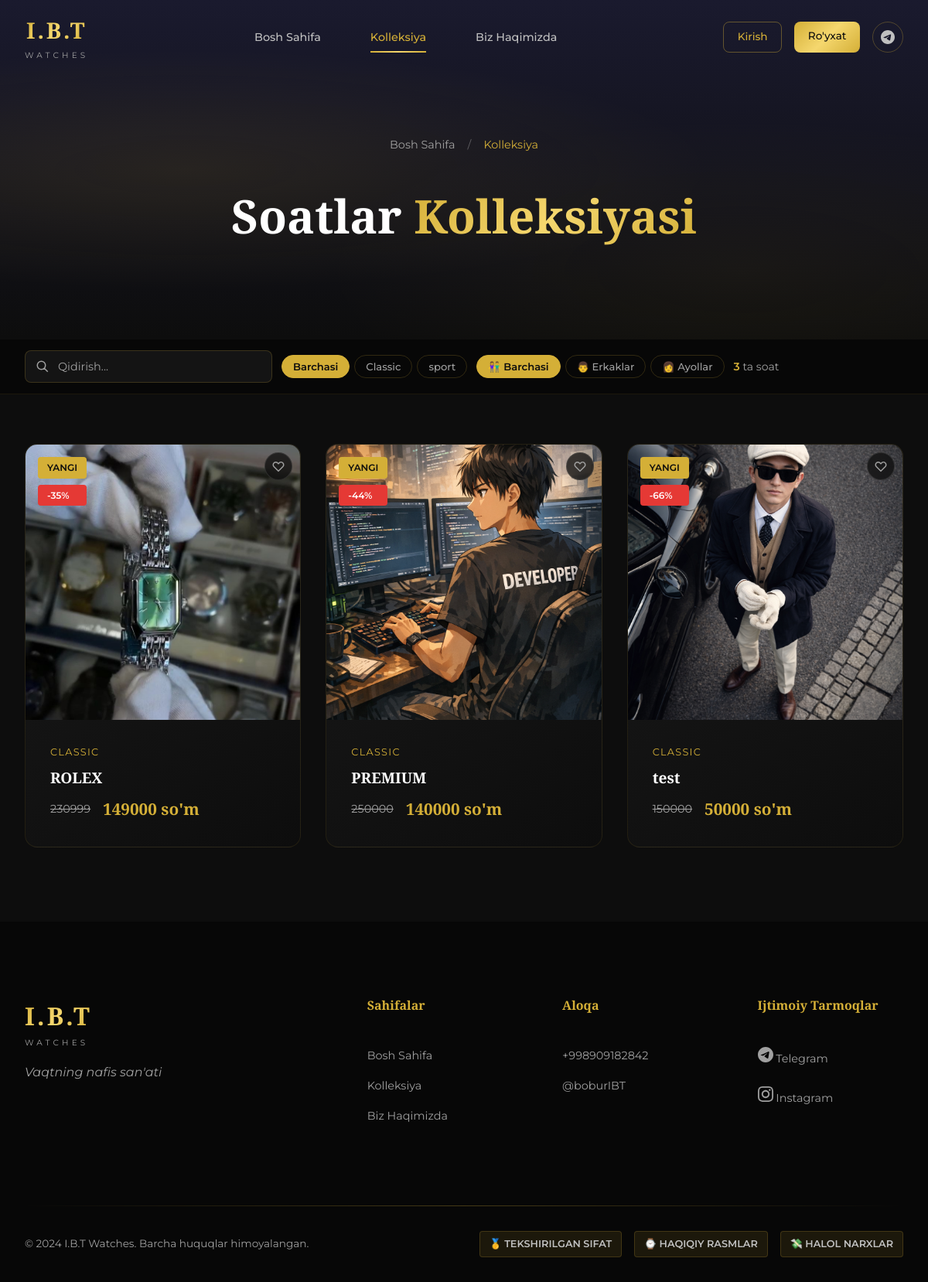
/watches/, run on the app's committed database.
### store/models.py (models this page shows, shortened)
class Category(models.Model):
    name = models.CharField(max_length=100, verbose_name="Kategoriya nomi")
    slug = models.SlugField(unique=True, blank=True, verbose_name="Slug")
    description = models.TextField(blank=True, verbose_name="Tavsif")
    image = models.ImageField(upload_to='categories/', blank=True, null=True, verbose_name="Rasm")
    is_active = models.BooleanField(default=True, verbose_name="Faol")
    order = models.PositiveIntegerField(default=0, verbose_name="Tartib")
    created_at = models.DateTimeField(auto_now_add=True)
    updated_at = models.DateTimeField(auto_now=True)
    class Meta:
        verbose_name = "Kategoriya"
        verbose_name_plural = "Kategoriyalar"
        ordering = ['order', 'name']

class Watch(models.Model):
    GENDER_CHOICES = [
        ('male', 'Erkaklar'),
        ('female', 'Ayollar'),
        ('unisex', 'Unisex'),
    ]
    CONDITION_CHOICES = [
        ('new', 'Yangi'),
        ('like_new', 'Yangiday'),
        ('good', 'Yaxshi'),
    ]
    name = models.CharField(max_length=200, verbose_name="Soat nomi")
    slug = models.SlugField(unique=True, blank=True, verbose_name="Slug")
    sku = models.CharField(max_length=50, unique=True, blank=True, null=True, verbose_name="SKU")
    category = models.ForeignKey(
        Category, on_delete=models.CASCADE,
        related_name='watches', verbose_name="Kategoriya"
    )
    brand = models.ForeignKey(
        Brand, on_delete=models.SET_NULL,
        related_name='watches', blank=True, null=True, verbose_name="Brend"
    )
    description = models.TextField(verbose_name="Tavsif")
    short_description = models.CharField(max_length=300, blank=True, verbose_name="Qisqa tavsif")
    price = models.DecimalField(max_digits=12, decimal_places=0, verbose_name="Narxi (so'm)")
    old_price = models.DecimalField(
        max_digits=12, decimal_places=0,
        blank=True, null=True, verbose_name="Eski narxi"
    )
    gender = models.CharField(max_length=10, choices=GENDER_CHOICES, default='unisex', verbose_name="Jinsi")
    condition = models.CharField(max_length=20, choices=CONDITION_CHOICES, default='new', verbose_name="Holati")
    image = models.ImageField(upload_to='watches/', verbose_name="Asosiy rasm")
    is_new = models.BooleanField(default=False, verbose_name="Yangi mahsulot")
    is_trending = models.BooleanField(default=False, verbose_name="Trendda")
    is_featured = models.BooleanField(default=False, verbose_name="Tanlangan")
    is_active = models.BooleanField(default=True, verbose_name="Faol")
    in_stock = models.BooleanField(default=True, verbose_name="Sotuvda bor")
    views_count = models.PositiveIntegerField(default=0, verbose_name="Ko'rishlar")
    created_at = models.DateTimeField(auto_now_add=True)
    updated_at = models.DateTimeField(auto_now=True)
    class Meta:
        verbose_name = "Soat"
        verbose_name_plural = "Soatlar"
        ordering = ['-created_at']
    @property
    def discount_percent(self):
        if self.old_price and self.old_price > self.price:
            discount = ((self.old_price - self.price) / self.old_price) * 100
            return int(discount)
        return None

class SiteSettings(models.Model):
    site_name = models.CharField(max_length=100, default="I.B.T Watches", verbose_name="Sayt nomi")
    site_description = models.TextField(blank=True, verbose_name="Sayt tavsifi")
    phone = models.CharField(max_length=20, default="+998909182842", verbose_name="Telefon")
    telegram_username = models.CharField(max_length=100, default="boburIBT", verbose_name="Telegram username")
    telegram_channel = models.CharField(max_length=100, default="IBTwatches", verbose_name="Telegram kanal")
    instagram_username = models.CharField(max_length=100, default="i.b.t_watches", verbose_name="Instagram")
    telegram_bot_token = models.CharField(max_length=200, blank=True, verbose_name="Bot Token")
    telegram_chat_id = models.CharField(max_length=50, blank=True, verbose_name="Chat ID")
    meta_title = models.CharField(max_length=200, blank=True, verbose_name="Meta Title")
    meta_description = models.TextField(blank=True, verbose_name="Meta Description")
    meta_keywords = models.CharField(max_length=500, blank=True, verbose_name="Meta Keywords")
    class Meta:
        verbose_name = "Sayt sozlamalari"
        verbose_name_plural = "Sayt sozlamalari"
    @classmethod
    def get_settings(cls):
        settings, created = cls.objects.get_or_create(pk=1)
        return settings

### store/views.py (the view)
# urls.py: path('watches/', views.all_watches, name='all_watches'),
def all_watches(request):
    watches = Watch.objects.filter(is_active=True).select_related('category', 'brand')
    search_query = request.GET.get('search', '').strip()
    if search_query:
        watches = watches.filter(
            Q(name__icontains=search_query) |
            Q(description__icontains=search_query) |
            Q(brand__name__icontains=search_query)
        )
    category_slug = request.GET.get('category', '')
    if category_slug:
        watches = watches.filter(category__slug=category_slug)
    gender = request.GET.get('gender', '')
    if gender in ['male', 'female', 'unisex']:
        watches = watches.filter(gender=gender)
    brand_slug = request.GET.get('brand', '')
    if brand_slug:
        watches = watches.filter(brand__slug=brand_slug)
    sort_by = request.GET.get('sort', '-created_at')
    valid_sorts = ['price', '-price', 'name', '-name', '-created_at', '-views_count']
    if sort_by in valid_sorts:
        watches = watches.order_by(sort_by)
    paginator = Paginator(watches, 12)
    page_obj = paginator.get_page(request.GET.get('page', 1))
    categories = Category.objects.filter(is_active=True)
    brands = Brand.objects.filter(is_active=True)
    context = {
        'watches': page_obj,
        'categories': categories,
        'brands': brands,
        'search_query': search_query,
        'current_category': category_slug,
        'current_gender': gender,
        'current_brand': brand_slug,
        'current_sort': sort_by,
    }
    return render(request, 'all_watches.html', context)

### store/context_processors.py (called while the page is built, shortened)
def site_settings(request):
    try:
        settings = SiteSettings.get_settings()
    except:
        settings = None
    categories = Category.objects.filter(is_active=True)
    user_favorites = set()
    return {
        'settings': settings,
        'categories': categories,
        'user_favorites': user_favorites,
    }

### templates/all_watches.html (shortened to what this page needs)
{% extends 'base.html' %}
{% load static %}
{% block content %}
<section class="page-hero">
    <div class="page-hero-bg"><div class="hero-gradient"></div></div>
    <div class="page-hero-content">
        <nav class="breadcrumb">
            <a href="{% url 'home' %}">Bosh Sahifa</a>
            <span class="separator">/</span>
            <span class="current">Kolleksiya</span>
        </nav>
        <h1 class="page-title">Soatlar <span class="accent">Kolleksiyasi</span></h1>
    </div>
</section>
<section class="filters-section" id="filtersSection">
    <div class="section-container">
        <div class="filters-wrapper desktop-filters">
            <div class="search-box">
                <input type="text" id="searchInput" placeholder="Qidirish..." value="{{ search_query }}">
            </div>
            <div class="filter-tabs">
                <button class="filter-btn {% if not current_category %}active{% endif %}" data-category="">Barchasi</button>
                {% for cat in categories %}
                <button class="filter-btn {% if current_category == cat.slug %}active{% endif %}" data-category="{{ cat.slug }}">{{ cat.name }}</button>
                {% endfor %}
            </div>
            <div class="gender-tabs">
                <button class="gender-btn {% if not current_gender %}active{% endif %}" data-gender="">👫 Barchasi</button>
                <button class="gender-btn {% if current_gender == 'male' %}active{% endif %}" data-gender="male">👨 Erkaklar</button>
                <button class="gender-btn {% if current_gender == 'female' %}active{% endif %}" data-gender="female">👩 Ayollar</button>
            </div>
            <div class="results-info"><span id="resultsCount">{{ watches.paginator.count }}</span> ta soat</div>
        </div>
    </div>
</section>
<section class="watches-section">
    <div class="section-container">
        <div class="watches-grid" id="watchesGrid">
            {% for watch in watches %}
            <div class="watch-card" data-category="{{ watch.category.slug }}" data-gender="{{ watch.gender }}" data-name="{{ watch.name|lower }}">
                <div class="watch-card-image">
                    <div class="card-badge">
                        {% if watch.is_new %}<span class="badge new">Yangi</span>{% endif %}
                        {% if watch.discount_percent %}<span class="badge discount">-{{ watch.discount_percent }}%</span>{% endif %}
                    </div>
                    <button class="fav-btn {% if watch.pk in user_favorites %}active{% endif %}"
                            data-id="{{ watch.pk }}" aria-label="Sevimlilarga qo'shish">
                        <svg viewBox="0 0 24 24" stroke="currentColor" stroke-width="2" fill="{% if watch.pk in user_favorites %}currentColor{% else %}none{% endif %}"><path d="M4.318 6.318a4.5 4.5 0 000 6.364L12 20.364l7.682-7.682a4.5 4.5 0 00-6.364-6.364L12 7.636l-1.318-1.318a4.5 4.5 0 00-6.364 0z"/></svg>
                    </button>
                    <a href="{% url 'product_detail' watch.pk %}">
                    </a>
                </div>
                <a href="{% url 'product_detail' watch.pk %}" class="watch-card-info">
                    <div class="watch-category">{{ watch.category.name }}</div>
                    <h3 class="watch-name">{{ watch.name }}</h3>
                    <div class="watch-price">
                        {% if watch.old_price %}<span class="old-price">{{ watch.old_price|floatformat:0 }}</span>{% endif %}
                        <span class="current-price">{{ watch.price|floatformat:0 }} so'm</span>
                    </div>
                </a>
            </div>
            {% empty %}
            <div class="no-results"><h3>Soatlar topilmadi</h3></div>
            {% endfor %}
        </div>
    </div>
</section>
{% endblock %}

### templates/base.html (shortened to what this page needs)
{% load static %}
<!DOCTYPE html>
<html lang="uz">
<head>
    <link rel="stylesheet" href="{% static 'css/style.css' %}">
</head>
<body>
    <nav class="navbar" id="navbar">
        <div class="nav-container">
            <a href="{% url 'home' %}" class="logo">
                <span class="logo-text">I.B.T</span>
                <span class="logo-sub">WATCHES</span>
            </a>
            <div class="nav-links" id="navLinks">
                <a href="{% url 'home' %}" class="nav-link {% if request.resolver_match.url_name == 'home' %}active{% endif %}">
                    <span class="nav-link-text">Bosh Sahifa</span>
                </a>
                <a href="{% url 'all_watches' %}" class="nav-link {% if request.resolver_match.url_name == 'all_watches' %}active{% endif %}">
                    <span class="nav-link-text">Kolleksiya</span>
                    <span class="nav-link-line"></span>
                </a>
                <a href="{% url 'about' %}" class="nav-link {% if request.resolver_match.url_name == 'about' %}active{% endif %}">
                    <span class="nav-link-text">Biz Haqimizda</span>
                </a>
            </div>
            <div class="nav-actions">
                {% if user.is_authenticated %}
                <div class="nav-user-menu">
                    <button class="nav-user-btn" id="userMenuBtn">
                        <div class="user-avatar">{{ user.first_name|first|upper|default:user.username|first|upper }}</div>
                        <span class="user-name">{{ user.first_name|default:user.username }}</span>
                        <svg viewBox="0 0 24 24" fill="none" stroke="currentColor" stroke-width="2" width="16" height="16"><path d="M19 9l-7 7-7-7"/></svg>
                    </button>
                    <div class="user-dropdown" id="userDropdown">
                        <a href="{% url 'profile' %}" class="dropdown-item">
                            <svg viewBox="0 0 24 24" fill="none" stroke="currentColor" stroke-width="2"><path d="M4.318 6.318a4.5 4.5 0 000 6.364L12 20.364l7.682-7.682a4.5 4.5 0 00-6.364-6.364L12 7.636l-1.318-1.318a4.5 4.5 0 00-6.364 0z"/></svg>
                            Sevimlilar
                        </a>
                        <a href="{% url 'logout' %}" class="dropdown-item logout">
                            <svg viewBox="0 0 24 24" fill="none" stroke="currentColor" stroke-width="2"><path d="M17 16l4-4m0 0l-4-4m4 4H7m6 4v1a3 3 0 01-3 3H6a3 3 0 01-3-3V7a3 3 0 013-3h4a3 3 0 013 3v1"/></svg>
                            Chiqish
                        </a>
                    </div>
                </div>
                {% else %}
                <a href="{% url 'login' %}" class="btn-nav-auth login-btn">Kirish</a>
                <a href="{% url 'register' %}" class="btn-nav-auth register-btn">Ro'yxat</a>
                {% endif %}
                {% if settings %}
                <a href="https://t.me/{{ settings.telegram_username }}" target="_blank" class="nav-social telegram">
                </a>
                {% endif %}
            </div>
        </div>
    </nav>
    <main class="main-content">
        {% block content %}{% endblock %}
    </main>
    <footer class="footer">
        <div class="footer-container">
            <div class="footer-top">
                <div class="footer-brand">
                    <div class="footer-logo">
                        <span class="logo-text">I.B.T</span>
                        <span class="logo-sub">WATCHES</span>
                    </div>
                    <p class="footer-tagline">Vaqtning nafis san'ati</p>
                </div>
                <div class="footer-links">
                    <div class="footer-col">
                        <h4>Sahifalar</h4>
                        <a href="{% url 'home' %}">Bosh Sahifa</a>
                        <a href="{% url 'all_watches' %}">Kolleksiya</a>
                        <a href="{% url 'about' %}">Biz Haqimizda</a>
                    </div>
                    <div class="footer-col">
                        <h4>Aloqa</h4>
                        {% if settings %}
                        <a href="tel:{{ settings.phone }}">{{ settings.phone }}</a>
                        <a href="https://t.me/{{ settings.telegram_username }}" target="_blank">@{{ settings.telegram_username }}</a>
                        {% endif %}
                    </div>
                    <div class="footer-col">
                        <h4>Ijtimoiy Tarmoqlar</h4>
                        <div class="footer-socials">
                            {% if settings %}
                            <a href="https://t.me/{{ settings.telegram_channel }}" target="_blank" class="social-link">
                                Telegram
                            </a>
                            <a href="https://instagram.com/{{ settings.instagram_username }}" target="_blank" class="social-link">
                                Instagram
                            </a>
                            {% endif %}
                        </div>
                    </div>
                </div>
            </div>
            <div class="footer-bottom">
                <div class="footer-line"></div>
                <div class="footer-info">
                    <p>&copy; 2024 I.B.T Watches. Barcha huquqlar himoyalangan.</p>
                    <div class="footer-badges">
                        <span class="badge">🥇 Tekshirilgan sifat</span>
                        <span class="badge">⌚ Haqiqiy rasmlar</span>
                        <span class="badge">💸 Halol narxlar</span>
                    </div>
                </div>
            </div>
        </div>
    </footer>
</body>
</html>

### data on the page
Category: name "Classic"
Category: name "sport"
Watch: is_new "YANGI", discount_percent "35", category.name "CLASSIC", name "ROLEX", old_price "230999", price "149000"
Watch: is_new "YANGI", discount_percent "44", category.name "CLASSIC", name "PREMIUM", old_price "250000", price "140000"
Watch: is_new "YANGI", discount_percent "66", category.name "CLASSIC", name "test", old_price "150000", price "50000"
SiteSettings: phone "+998909182842", telegram_username "boburIBT"

### other printed values
{{ watches.paginator.count }} "3"
